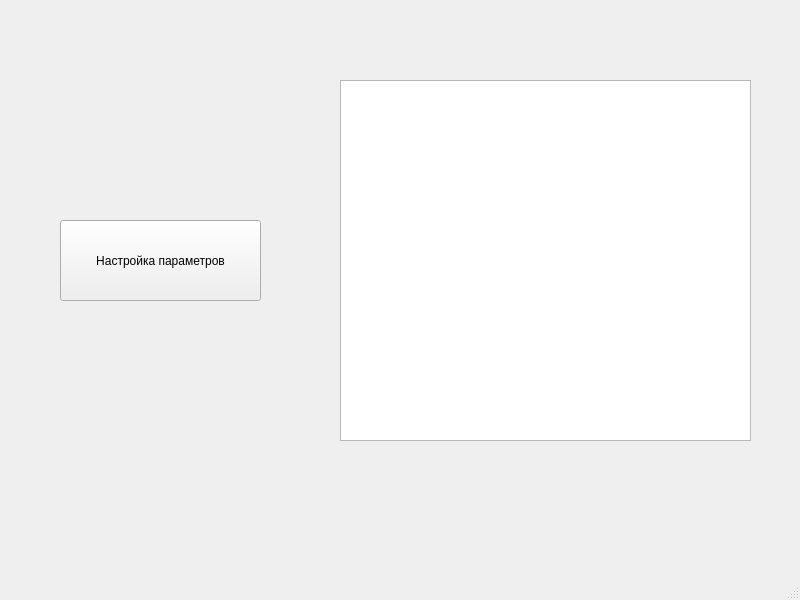
<?xml version="1.0" encoding="UTF-8"?>
<ui version="4.0">
 <class>MainWindow</class>
 <widget class="QMainWindow" name="MainWindow">
  <property name="geometry">
   <rect>
    <x>0</x>
    <y>0</y>
    <width>800</width>
    <height>600</height>
   </rect>
  </property>
  <property name="windowTitle">
   <string>MainWindow</string>
  </property>
  <widget class="QWidget" name="centralwidget">
   <widget class="QPushButton" name="pushButton">
    <property name="geometry">
     <rect>
      <x>60</x>
      <y>220</y>
      <width>201</width>
      <height>81</height>
     </rect>
    </property>
    <property name="text">
     <string>Настройка параметров</string>
    </property>
   </widget>
   <widget class="QTableWidget" name="tableWidget">
    <property name="geometry">
     <rect>
      <x>340</x>
      <y>80</y>
      <width>411</width>
      <height>361</height>
     </rect>
    </property>
   </widget>
  </widget>
  <widget class="QMenuBar" name="menubar">
   <property name="geometry">
    <rect>
     <x>0</x>
     <y>0</y>
     <width>800</width>
     <height>24</height>
    </rect>
   </property>
  </widget>
  <widget class="QStatusBar" name="statusbar"/>
 </widget>
 <resources/>
 <connections/>
</ui>
